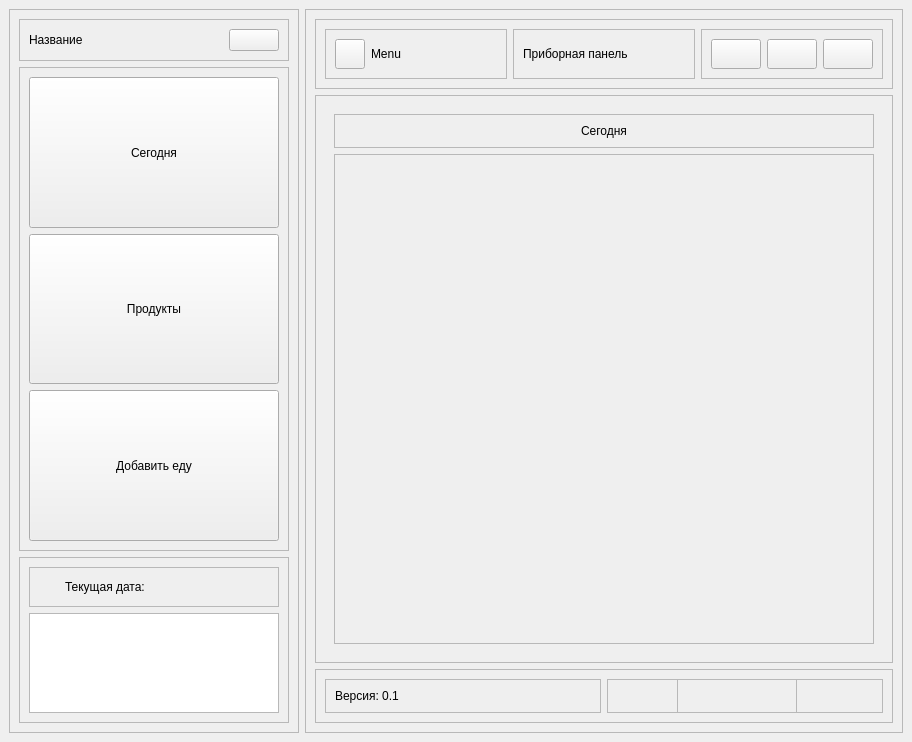
<?xml version="1.0" encoding="UTF-8"?>
<ui version="4.0">
 <class>MainWindow</class>
 <widget class="QMainWindow" name="MainWindow">
  <property name="geometry">
   <rect>
    <x>0</x>
    <y>0</y>
    <width>912</width>
    <height>742</height>
   </rect>
  </property>
  <property name="windowTitle">
   <string>MainWindow</string>
  </property>
  <widget class="QWidget" name="centralwidget">
   <layout class="QHBoxLayout" name="horizontalLayout">
    <item alignment="Qt::AlignLeft">
     <widget class="QFrame" name="menu_widget">
      <property name="frameShape">
       <enum>QFrame::StyledPanel</enum>
      </property>
      <property name="frameShadow">
       <enum>QFrame::Raised</enum>
      </property>
      <layout class="QVBoxLayout" name="verticalLayout">
       <item>
        <widget class="QFrame" name="header_menu_frame">
         <property name="frameShape">
          <enum>QFrame::StyledPanel</enum>
         </property>
         <property name="frameShadow">
          <enum>QFrame::Raised</enum>
         </property>
         <layout class="QHBoxLayout" name="horizontalLayout_2">
          <item>
           <widget class="QLabel" name="label">
            <property name="sizePolicy">
             <sizepolicy hsizetype="Preferred" vsizetype="Fixed">
              <horstretch>0</horstretch>
              <verstretch>0</verstretch>
             </sizepolicy>
            </property>
            <property name="text">
             <string>Название</string>
            </property>
           </widget>
          </item>
          <item>
           <widget class="QPushButton" name="settings">
            <property name="maximumSize">
             <size>
              <width>50</width>
              <height>50</height>
             </size>
            </property>
            <property name="text">
             <string/>
            </property>
            <property name="icon">
             <iconset resource="resourses.qrc">
              <normaloff>:/icons/icons/settings.jpg</normaloff>:/icons/icons/settings.jpg</iconset>
            </property>
            <property name="iconSize">
             <size>
              <width>30</width>
              <height>30</height>
             </size>
            </property>
           </widget>
          </item>
         </layout>
        </widget>
       </item>
       <item>
        <widget class="QFrame" name="main_menu_frame">
         <property name="sizePolicy">
          <sizepolicy hsizetype="Preferred" vsizetype="Expanding">
           <horstretch>0</horstretch>
           <verstretch>0</verstretch>
          </sizepolicy>
         </property>
         <property name="frameShape">
          <enum>QFrame::StyledPanel</enum>
         </property>
         <property name="frameShadow">
          <enum>QFrame::Raised</enum>
         </property>
         <layout class="QVBoxLayout" name="verticalLayout_2">
          <item>
           <widget class="QPushButton" name="home">
            <property name="sizePolicy">
             <sizepolicy hsizetype="Minimum" vsizetype="Expanding">
              <horstretch>0</horstretch>
              <verstretch>0</verstretch>
             </sizepolicy>
            </property>
            <property name="text">
             <string>Сегодня</string>
            </property>
            <property name="icon">
             <iconset resource="resourses.qrc">
              <normaloff>:/icons/icons/home.jpg</normaloff>:/icons/icons/home.jpg</iconset>
            </property>
           </widget>
          </item>
          <item>
           <widget class="QPushButton" name="products">
            <property name="sizePolicy">
             <sizepolicy hsizetype="Minimum" vsizetype="Expanding">
              <horstretch>0</horstretch>
              <verstretch>0</verstretch>
             </sizepolicy>
            </property>
            <property name="text">
             <string>Продукты</string>
            </property>
            <property name="icon">
             <iconset resource="resourses.qrc">
              <normaloff>:/icons/icons/products.jpg</normaloff>:/icons/icons/products.jpg</iconset>
            </property>
           </widget>
          </item>
          <item>
           <widget class="QPushButton" name="add_food">
            <property name="sizePolicy">
             <sizepolicy hsizetype="Minimum" vsizetype="Expanding">
              <horstretch>0</horstretch>
              <verstretch>0</verstretch>
             </sizepolicy>
            </property>
            <property name="text">
             <string>Добавить еду</string>
            </property>
            <property name="icon">
             <iconset resource="resourses.qrc">
              <normaloff>:/icons/icons/plate.jpg</normaloff>:/icons/icons/plate.jpg</iconset>
            </property>
           </widget>
          </item>
         </layout>
        </widget>
       </item>
       <item>
        <widget class="QFrame" name="loader_menu_frame">
         <property name="sizePolicy">
          <sizepolicy hsizetype="Preferred" vsizetype="Preferred">
           <horstretch>0</horstretch>
           <verstretch>0</verstretch>
          </sizepolicy>
         </property>
         <property name="frameShape">
          <enum>QFrame::StyledPanel</enum>
         </property>
         <property name="frameShadow">
          <enum>QFrame::Raised</enum>
         </property>
         <layout class="QVBoxLayout" name="verticalLayout_6">
          <item>
           <widget class="QFrame" name="frame_20">
            <property name="frameShape">
             <enum>QFrame::StyledPanel</enum>
            </property>
            <property name="frameShadow">
             <enum>QFrame::Raised</enum>
            </property>
            <layout class="QHBoxLayout" name="horizontalLayout_12">
             <item>
              <widget class="QLabel" name="icon_label_date">
               <property name="minimumSize">
                <size>
                 <width>20</width>
                 <height>20</height>
                </size>
               </property>
               <property name="maximumSize">
                <size>
                 <width>20</width>
                 <height>20</height>
                </size>
               </property>
               <property name="text">
                <string/>
               </property>
               <property name="pixmap">
                <pixmap resource="resourses.qrc">:/icons/icons/calendar_clock.png</pixmap>
               </property>
              </widget>
             </item>
             <item>
              <widget class="QLabel" name="label_date">
               <property name="text">
                <string>Текущая дата:</string>
               </property>
              </widget>
             </item>
            </layout>
           </widget>
          </item>
          <item alignment="Qt::AlignBottom">
           <widget class="QGraphicsView" name="graphicsView_date_now">
            <property name="sizePolicy">
             <sizepolicy hsizetype="Expanding" vsizetype="Minimum">
              <horstretch>0</horstretch>
              <verstretch>0</verstretch>
             </sizepolicy>
            </property>
            <property name="minimumSize">
             <size>
              <width>150</width>
              <height>100</height>
             </size>
            </property>
            <property name="maximumSize">
             <size>
              <width>250</width>
              <height>100</height>
             </size>
            </property>
           </widget>
          </item>
         </layout>
        </widget>
       </item>
      </layout>
     </widget>
    </item>
    <item>
     <widget class="QFrame" name="main_widget">
      <property name="frameShape">
       <enum>QFrame::StyledPanel</enum>
      </property>
      <property name="frameShadow">
       <enum>QFrame::Raised</enum>
      </property>
      <layout class="QVBoxLayout" name="verticalLayout_3">
       <item>
        <widget class="QFrame" name="header_main_frame">
         <property name="frameShape">
          <enum>QFrame::StyledPanel</enum>
         </property>
         <property name="frameShadow">
          <enum>QFrame::Raised</enum>
         </property>
         <layout class="QHBoxLayout" name="horizontalLayout_3">
          <item>
           <widget class="QFrame" name="frame_9">
            <property name="frameShape">
             <enum>QFrame::StyledPanel</enum>
            </property>
            <property name="frameShadow">
             <enum>QFrame::Raised</enum>
            </property>
            <layout class="QHBoxLayout" name="horizontalLayout_4">
             <item>
              <widget class="QPushButton" name="menu_button">
               <property name="maximumSize">
                <size>
                 <width>30</width>
                 <height>30</height>
                </size>
               </property>
               <property name="cursor">
                <cursorShape>ArrowCursor</cursorShape>
               </property>
               <property name="text">
                <string/>
               </property>
               <property name="icon">
                <iconset resource="resourses.qrc">
                 <normaloff>:/icons/icons/menu.png</normaloff>:/icons/icons/menu.png</iconset>
               </property>
              </widget>
             </item>
             <item>
              <widget class="QLabel" name="menu_label">
               <property name="text">
                <string>Menu</string>
               </property>
              </widget>
             </item>
            </layout>
           </widget>
          </item>
          <item>
           <widget class="QFrame" name="frame_11">
            <property name="frameShape">
             <enum>QFrame::StyledPanel</enum>
            </property>
            <property name="frameShadow">
             <enum>QFrame::Raised</enum>
            </property>
            <layout class="QHBoxLayout" name="horizontalLayout_6">
             <item>
              <widget class="QLabel" name="label_3">
               <property name="text">
                <string>Приборная панель</string>
               </property>
              </widget>
             </item>
            </layout>
           </widget>
          </item>
          <item>
           <widget class="QFrame" name="control_buttons_frame">
            <property name="frameShape">
             <enum>QFrame::StyledPanel</enum>
            </property>
            <property name="frameShadow">
             <enum>QFrame::Raised</enum>
            </property>
            <layout class="QHBoxLayout" name="horizontalLayout_5">
             <item>
              <widget class="QPushButton" name="roll_up">
               <property name="minimumSize">
                <size>
                 <width>50</width>
                 <height>30</height>
                </size>
               </property>
               <property name="maximumSize">
                <size>
                 <width>50</width>
                 <height>30</height>
                </size>
               </property>
               <property name="cursor">
                <cursorShape>ArrowCursor</cursorShape>
               </property>
               <property name="text">
                <string/>
               </property>
               <property name="icon">
                <iconset resource="resourses.qrc">
                 <normaloff>:/icons/icons/remove.png</normaloff>:/icons/icons/remove.png</iconset>
               </property>
              </widget>
             </item>
             <item>
              <widget class="QPushButton" name="unwrap">
               <property name="minimumSize">
                <size>
                 <width>50</width>
                 <height>0</height>
                </size>
               </property>
               <property name="maximumSize">
                <size>
                 <width>50</width>
                 <height>30</height>
                </size>
               </property>
               <property name="text">
                <string/>
               </property>
               <property name="icon">
                <iconset resource="resourses.qrc">
                 <normaloff>:/icons/icons/check_box.png</normaloff>:/icons/icons/check_box.png</iconset>
               </property>
              </widget>
             </item>
             <item>
              <widget class="QPushButton" name="close">
               <property name="minimumSize">
                <size>
                 <width>50</width>
                 <height>0</height>
                </size>
               </property>
               <property name="maximumSize">
                <size>
                 <width>50</width>
                 <height>30</height>
                </size>
               </property>
               <property name="text">
                <string/>
               </property>
               <property name="icon">
                <iconset resource="resourses.qrc">
                 <normaloff>:/icons/icons/close.png</normaloff>:/icons/icons/close.png</iconset>
               </property>
              </widget>
             </item>
            </layout>
           </widget>
          </item>
         </layout>
        </widget>
       </item>
       <item>
        <widget class="QFrame" name="main_frame">
         <property name="frameShape">
          <enum>QFrame::StyledPanel</enum>
         </property>
         <property name="frameShadow">
          <enum>QFrame::Raised</enum>
         </property>
         <layout class="QVBoxLayout" name="verticalLayout_4">
          <item>
           <widget class="QStackedWidget" name="main_stackedWidget">
            <widget class="QWidget" name="page_today">
             <layout class="QVBoxLayout" name="verticalLayout_5">
              <item alignment="Qt::AlignTop">
               <widget class="QFrame" name="heading_today">
                <property name="frameShape">
                 <enum>QFrame::StyledPanel</enum>
                </property>
                <property name="frameShadow">
                 <enum>QFrame::Raised</enum>
                </property>
                <layout class="QHBoxLayout" name="horizontalLayout_9">
                 <item alignment="Qt::AlignTop">
                  <widget class="QLabel" name="heading_today_label">
                   <property name="layoutDirection">
                    <enum>Qt::LeftToRight</enum>
                   </property>
                   <property name="text">
                    <string>Сегодня</string>
                   </property>
                   <property name="alignment">
                    <set>Qt::AlignCenter</set>
                   </property>
                  </widget>
                 </item>
                </layout>
               </widget>
              </item>
              <item>
               <widget class="QFrame" name="today_frame">
                <property name="sizePolicy">
                 <sizepolicy hsizetype="Preferred" vsizetype="Expanding">
                  <horstretch>0</horstretch>
                  <verstretch>0</verstretch>
                 </sizepolicy>
                </property>
                <property name="frameShape">
                 <enum>QFrame::StyledPanel</enum>
                </property>
                <property name="frameShadow">
                 <enum>QFrame::Raised</enum>
                </property>
                <layout class="QGridLayout" name="gridLayout"/>
               </widget>
              </item>
             </layout>
            </widget>
            <widget class="QWidget" name="page_products">
             <layout class="QVBoxLayout" name="verticalLayout_7">
              <item>
               <widget class="QFrame" name="heading_products">
                <property name="frameShape">
                 <enum>QFrame::StyledPanel</enum>
                </property>
                <property name="frameShadow">
                 <enum>QFrame::Raised</enum>
                </property>
                <layout class="QHBoxLayout" name="horizontalLayout_10">
                 <item alignment="Qt::AlignTop">
                  <widget class="QLabel" name="heading_products_label">
                   <property name="layoutDirection">
                    <enum>Qt::LeftToRight</enum>
                   </property>
                   <property name="text">
                    <string>Продукты</string>
                   </property>
                   <property name="alignment">
                    <set>Qt::AlignCenter</set>
                   </property>
                  </widget>
                 </item>
                </layout>
               </widget>
              </item>
              <item>
               <widget class="QFrame" name="products_frame">
                <property name="sizePolicy">
                 <sizepolicy hsizetype="Preferred" vsizetype="Expanding">
                  <horstretch>0</horstretch>
                  <verstretch>0</verstretch>
                 </sizepolicy>
                </property>
                <property name="frameShape">
                 <enum>QFrame::StyledPanel</enum>
                </property>
                <property name="frameShadow">
                 <enum>QFrame::Raised</enum>
                </property>
                <layout class="QGridLayout" name="gridLayout_2"/>
               </widget>
              </item>
             </layout>
            </widget>
            <widget class="QWidget" name="page_add_food">
             <layout class="QVBoxLayout" name="verticalLayout_8">
              <item>
               <widget class="QFrame" name="heading_add_food">
                <property name="frameShape">
                 <enum>QFrame::StyledPanel</enum>
                </property>
                <property name="frameShadow">
                 <enum>QFrame::Raised</enum>
                </property>
                <layout class="QHBoxLayout" name="horizontalLayout_11">
                 <item alignment="Qt::AlignTop">
                  <widget class="QLabel" name="heading_add_food_label">
                   <property name="layoutDirection">
                    <enum>Qt::LeftToRight</enum>
                   </property>
                   <property name="text">
                    <string>Приём пищи</string>
                   </property>
                   <property name="alignment">
                    <set>Qt::AlignCenter</set>
                   </property>
                  </widget>
                 </item>
                </layout>
               </widget>
              </item>
              <item>
               <widget class="QFrame" name="add_food_frame">
                <property name="sizePolicy">
                 <sizepolicy hsizetype="Preferred" vsizetype="Expanding">
                  <horstretch>0</horstretch>
                  <verstretch>0</verstretch>
                 </sizepolicy>
                </property>
                <property name="frameShape">
                 <enum>QFrame::StyledPanel</enum>
                </property>
                <property name="frameShadow">
                 <enum>QFrame::Raised</enum>
                </property>
                <layout class="QGridLayout" name="gridLayout_3"/>
               </widget>
              </item>
             </layout>
            </widget>
           </widget>
          </item>
         </layout>
        </widget>
       </item>
       <item>
        <widget class="QFrame" name="loader_main_frame">
         <property name="frameShape">
          <enum>QFrame::StyledPanel</enum>
         </property>
         <property name="frameShadow">
          <enum>QFrame::Raised</enum>
         </property>
         <layout class="QHBoxLayout" name="horizontalLayout_7">
          <item>
           <widget class="QFrame" name="version_frame">
            <property name="frameShape">
             <enum>QFrame::StyledPanel</enum>
            </property>
            <property name="frameShadow">
             <enum>QFrame::Raised</enum>
            </property>
            <layout class="QHBoxLayout" name="horizontalLayout_8">
             <item>
              <widget class="QLabel" name="version_label">
               <property name="text">
                <string>Версия: 0.1</string>
               </property>
              </widget>
             </item>
            </layout>
           </widget>
          </item>
          <item>
           <widget class="QFrame" name="size_frame">
            <property name="frameShape">
             <enum>QFrame::StyledPanel</enum>
            </property>
            <property name="frameShadow">
             <enum>QFrame::Raised</enum>
            </property>
            <widget class="QFrame" name="size_grip">
             <property name="geometry">
              <rect>
               <x>70</x>
               <y>0</y>
               <width>120</width>
               <height>80</height>
              </rect>
             </property>
             <property name="frameShape">
              <enum>QFrame::StyledPanel</enum>
             </property>
             <property name="frameShadow">
              <enum>QFrame::Raised</enum>
             </property>
            </widget>
           </widget>
          </item>
         </layout>
        </widget>
       </item>
      </layout>
     </widget>
    </item>
   </layout>
  </widget>
 </widget>
 <resources>
  <include location="resourses.qrc"/>
 </resources>
 <connections/>
</ui>
